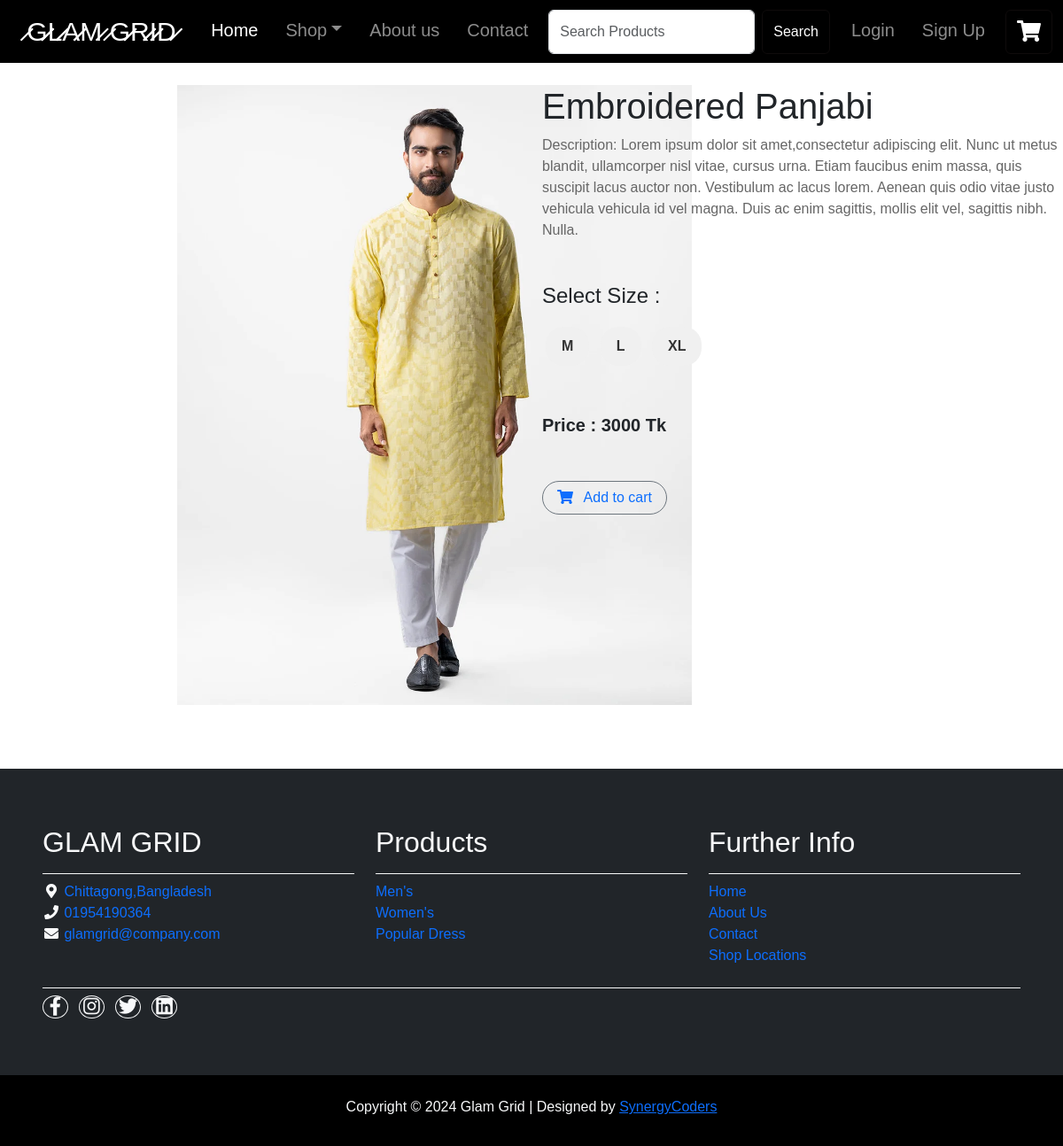
The page /shop/description/1/ on the database its author committed.
### store/models.py (models this page shows, shortened)
class Product (models.Model):
    name = models.CharField(max_length=50,unique=False)
    slug = models.SlugField(max_length=70,unique=False)
    category = models.ForeignKey(Category,on_delete=models.CASCADE)
    description = models.TextField(default="")
    image = models.ImageField(upload_to="images/products")
    price = models.IntegerField()
    price_before = models.IntegerField(blank=True,null=True,default=0)
    sizes = models.ManyToManyField("Size")
    in_stock = models.IntegerField()
    is_available = models.BooleanField(default=True)
    created = models.DateTimeField(auto_now_add=True)
    modified = models.DateTimeField(auto_now=True)

class Size(models.Model):
    name = models.CharField(max_length=20,unique=True)

### store/views.py (the view)
# urls.py: path("description/<int:product_id>/",views.description,name="description"),
def description(request,product_id):
    product = models.Product.objects.get(id=product_id)
    return render(request,"description.html",{"product":product})

### store/templates/description.html (shortened to what this page needs)
{% extends "home.html" %}
{% load static %}
{% block load_css %}
<link rel="stylesheet" type="text/css" href="{% static "css/description.css" %}" />
{% endblock load_css %}
{% block body %}
<div class="des-container my-5 pt-5">
    <div class="row">
      <div class="col-md-6" id="des-img">
        <img src="{{product.image.url}}" alt="Product Image" class="img-fluid">
      </div>
      <div class="col-md-6">
        <h1>{{product.name}}</h1>
        <p>Description: {{product.description}}</p>
        <div class="size-container mb-5 mt-5">
          <h4 class="mb-3">Select Size :</h4>
          {% if product.sizes %}
              {% for size in product.sizes.all %}
                  <button class="size-btn" id="sz-btn" data-size-id="{{ size.id }}">{{ size.name }}</button>
              {% endfor %}
          {% endif %}
        </div>
        <p class="text-dark fs-5 fw-bold mb-5">Price : {{product.price}} Tk</p>
        <a href="#" class="btn border border-secondary rounded-pill px-3 text-primary add-to-cart-btn" data-product-id="{{ product.id }}">
          <i class="fas fa-shopping-cart me-2 text-primary"></i> Add to cart
        </a>
      </div>
    </div>
</div>
{% endblock body %}

### static/css/description.css (style rules this page uses)
body { font-family: Arial, sans-serif; }
p { color: #666; }
#des-img img { height: 700px; margin-left: 200px; }
.des-container { margin-top: 150px; }
.btn { color: #ffffff; border-color: #0f0b0b; }
.size-btn { padding: 8px 16px; margin: 4px; border: 2px solid transparent; border-radius: 20px; background-color: #f0f0f0; color: #333; font-weight: bold; cursor: pointer; transition: background-color 0.3s, color 0.3s, border-color 0.3s; }

### rows shown on the page
Product: image (picture), name "Embroidered Panjabi", description "Lorem ipsum dolor sit amet,consectetur adipiscing elit. Nunc ut metus blandit, ullamcorper nisl vitae, cursus urna. Etiam faucibus enim massa, quis suscipit lacus auctor non. Vestibulum ac lacus lorem. Aenean quis odio vitae justo vehicula vehicula id vel magna. Duis ac enim sagittis, mollis elit vel, sagittis nibh. Nulla.", price "3000"
Size: name "M"
Size: name "L"
Size: name "XL"
